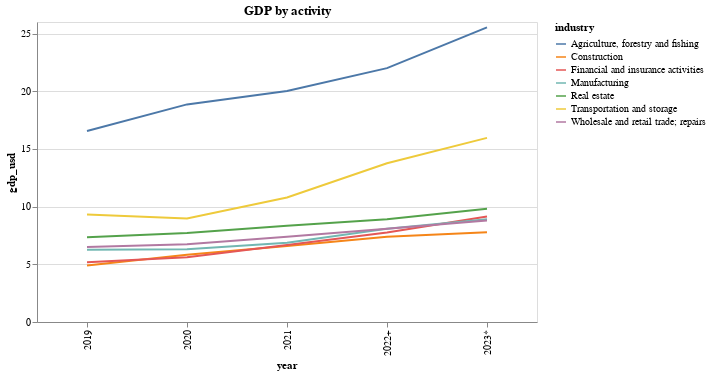

The code cell stored with this chart in its notebook:
### Code cell
(
    top_sectors_long.plot.line(x='year',y='gdp_usd',color='industry')
    .properties(width=500,height=300,title='GDP by activity')
)

### Figure 1 — Vega-Lite specification as saved in the notebook (floating-point values rounded to 4 significant figures)
{"config": {"view": {"continuousWidth": 300, "continuousHeight": 300}}, "data": {"name": "data-613ec611d339acc4a465b5470786232a"}, "mark": {"type": "line"}, "encoding": {"color": {"field": "industry", "type": "nominal"}, "tooltip": [{"field": "year", "type": "nominal"}, {"field": "gdp_usd", "type": "quantitative"}, {"field": "industry", "type": "nominal"}], "x": {"field": "year", "type": "nominal"}, "y": {"field": "gdp_usd", "type": "quantitative"}}, "height": 300, "params": [{"name": "param_1", "select": {"type": "interval", "encodings": ["x", "y"]}, "bind": "scales"}], "title": "GDP by activity", "width": 500, "$schema": "https://vega.github.io/schema/vega-lite/v5.20.1.json", "datasets": {"data-613ec611d339acc4a465b5470786232a": [{"industry": "Construction", "year": "2019", "gdp_ksh": 630653, "gdp_usd": 4.89}, {"industry": "Financial and insurance activities", "year": "2019", "gdp_ksh": 667702, "gdp_usd": 5.18}, {"industry": "Financial and insurance activities", "year": "2020", "gdp_ksh": 723059, "gdp_usd": 5.61}, {"industry": "Construction", "year": "2020", "gdp_ksh": 750153, "gdp_usd": 5.82}, {"industry": "Manufacturing", "year": "2019", "gdp_ksh": 809253, "gdp_usd": 6.27}, {"industry": "Manufacturing", "year": "2020", "gdp_ksh": 814328, "gdp_usd": 6.31}, {"industry": "Wholesale and retail trade; repairs", "year": "2019", "gdp_ksh": 837918, "gdp_usd": 6.5}, {"industry": "Construction", "year": "2021", "gdp_ksh": 849377, "gdp_usd": 6.58}, {"industry": "Financial and insurance activities", "year": "2021", "gdp_ksh": 860626, "gdp_usd": 6.67}, {"industry": "Wholesale and retail trade; repairs", "year": "2020", "gdp_ksh": 867574, "gdp_usd": 6.73}, {"industry": "Manufacturing", "year": "2021", "gdp_ksh": 885633, "gdp_usd": 6.87}, {"industry": "Real estate", "year": "2019", "gdp_ksh": 946732, "gdp_usd": 7.34}, {"industry": "Wholesale and retail trade; repairs", "year": "2021", "gdp_ksh": 952902, "gdp_usd": 7.39}, {"industry": "Construction", "year": "2022+", "gdp_ksh": 953773, "gdp_usd": 7.39}, {"industry": "Real estate", "year": "2020", "gdp_ksh": 996203, "gdp_usd": 7.72}, {"industry": "Financial and insurance activities", "year": "2022+", "gdp_ksh": 1000605, "gdp_usd": 7.76}, {"industry": "Construction", "year": "2023*", "gdp_ksh": 1003964, "gdp_usd": 7.78}, {"industry": "Wholesale and retail trade; repairs", "year": "2022+", "gdp_ksh": 1042444, "gdp_usd": 8.08}, {"industry": "Manufacturing", "year": "2022+", "gdp_ksh": 1044191, "gdp_usd": 8.09}, {"industry": "Real estate", "year": "2021", "gdp_ksh": 1076597, "gdp_usd": 8.35}, {"industry": "Wholesale and retail trade; repairs", "year": "2023*", "gdp_ksh": 1134253, "gdp_usd": 8.79}, {"industry": "Real estate", "year": "2022+", "gdp_ksh": 1148722, "gdp_usd": 8.9}, {"industry": "Manufacturing", "year": "2023*", "gdp_ksh": 1148863, "gdp_usd": 8.91}, {"industry": "Transportation and storage", "year": "2020", "gdp_ksh": 1156921, "gdp_usd": 8.97}, {"industry": "Financial and insurance activities", "year": "2023*", "gdp_ksh": 1180407, "gdp_usd": 9.15}, {"industry": "Transportation and storage", "year": "2019", "gdp_ksh": 1202830, "gdp_usd": 9.32}, {"industry": "Real estate", "year": "2023*", "gdp_ksh": 1265366, "gdp_usd": 9.81}, {"industry": "Transportation and storage", "year": "2021", "gdp_ksh": 1391614, "gdp_usd": 10.79}, {"industry": "Transportation and storage", "year": "2022+", "gdp_ksh": 1774470, "gdp_usd": 13.76}, {"industry": "Transportation and storage", "year": "2023*", "gdp_ksh": 2058336, "gdp_usd": 15.96}, {"industry": "Agriculture, forestry and fishing", "year": "2019", "gdp_ksh": 2135709, "gdp_usd": 16.56}, {"industry": "Agriculture, forestry and fishing", "year": "2020", "gdp_ksh": 2432613, "gdp_usd": 18.86}, {"industry": "Agriculture, forestry and fishing", "year": "2021", "gdp_ksh": 2583190, "gdp_usd": 20.02}, {"industry": "Agriculture, forestry and fishing", "year": "2022+", "gdp_ksh": 2837707, "gdp_usd": 22.0}, {"industry": "Agriculture, forestry and fishing", "year": "2023*", "gdp_ksh": 3295224, "gdp_usd": 25.54}]}}
